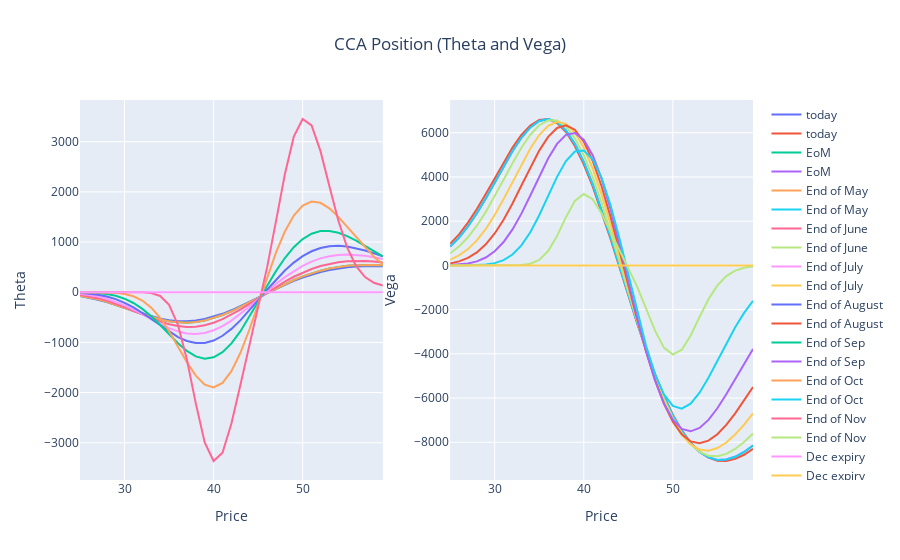

Notebook source saved alongside this figure:
### Code cell
fig = make_subplots(rows=1, cols=2)
for i in range(0,len(fig_d.data)):
    fig.add_trace(fig_t.data[i], row=1, col=1)
    fig.add_trace(fig_v.data[i], row=1, col=2)

fig.update_layout(title={'text': 'CCA Position (Theta and Vega)','x': 0.5,'xanchor': 'center'})

fig.update_xaxes(title_text="Price", row=1, col=1)
fig.update_yaxes(title_text="Theta", row=1, col=1)
fig.update_xaxes(title_text="Price", row=1, col=2)
fig.update_yaxes(title_text="Vega", row=1, col=2)
fig.show()
